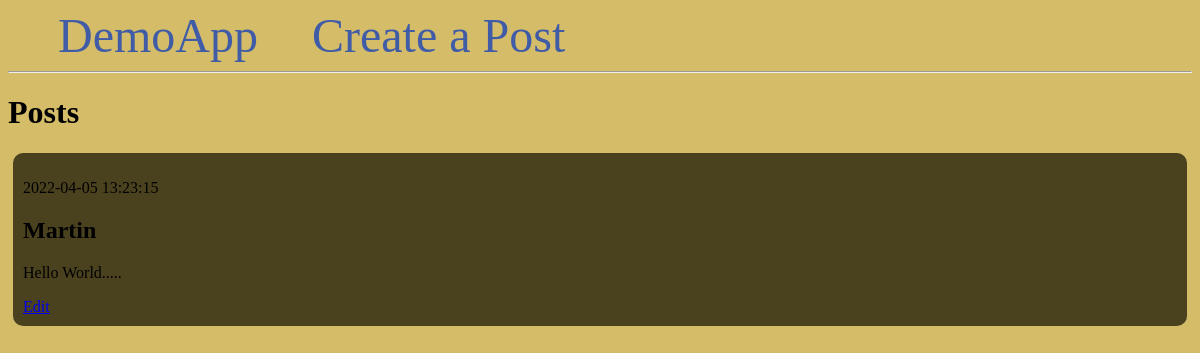
Before: / with the older database file.
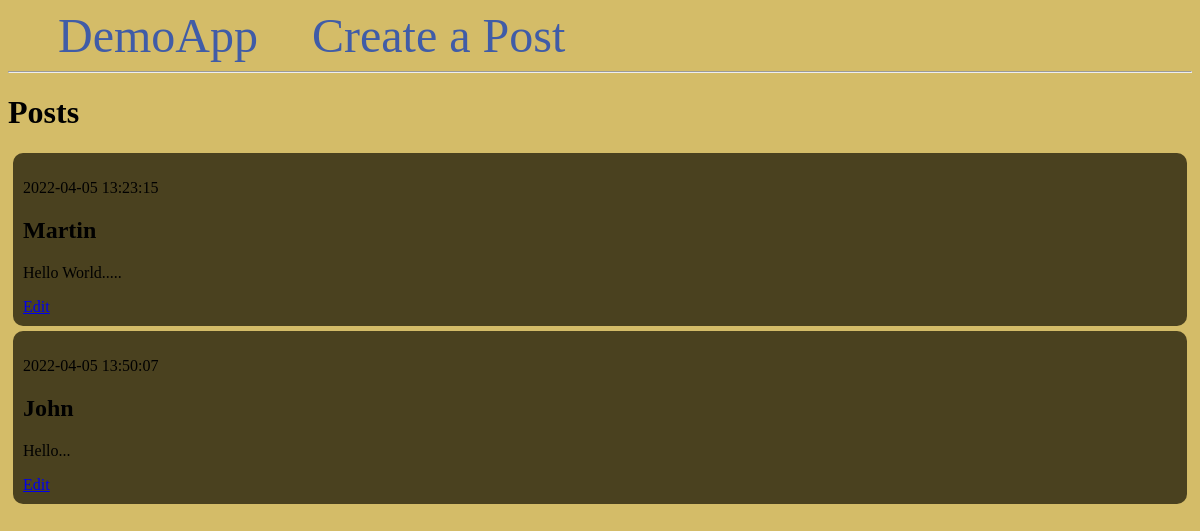
After: the same page with the newer database file.
### tables this page shows
CREATE TABLE posts (
    id INTEGER PRIMARY KEY AUTOINCREMENT,
    created TIMESTAMP NOT NULL DEFAULT CURRENT_TIMESTAMP,
    title TEXT NOT NULL,
    content TEXT NOT NULL
);

### app.py (the view)
@app.route('/')
def index():
    conn = get_db_connection()
    posts = conn.execute('SELECT * FROM posts').fetchall()
    conn.close()
    return render_template('index.html', posts=posts)

### app.py (called while the page is built)
def get_db_connection():
    conn = sqlite3.connect('database.db')
    conn.row_factory = sqlite3.Row
    return conn

### templates/index.html
{% extends 'base.html' %}
{% block content %}
    <h1>{% block title %} Posts {% endblock %}</h1>
    {% for post in posts %}
        <div class='post'>
            <p>{{ post['created'] }}</p>
            <h2>{{ post['title'] }}</h2>
            <p>{{ post['content'] }}</p>
            <a href="{{ url_for('edit', id=post['id']) }}">Edit</a>
        </div>
    {% endfor %}
{% endblock %}

### templates/base.html (shortened to what this page needs)
<!DOCTYPE html>
<html lang="en">
<head>
</head>
<body>
    <nav>
        <a href="{{ url_for('index') }}">DemoApp</a>
        <a href="{{ url_for('create') }}">Create a Post</a>
    </nav>
    <hr>
    <div class="content">
        {% block content %} {% endblock %}
    </div>
</body>
</html>

### templates/base.html (style rules this page uses)
body { background-color: rgb(212, 188, 104); }
.post { padding: 10px; margin: 5px; background-color: rgb(74, 65, 31); border-radius: 10px; }
nav a { color: #405ca7; font-size: 3em; margin-left: 50px; text-decoration: none; }

Changed rows visible on the page:
added posts: created "2022-04-05 13:50:07", title "John", content "Hello..."
